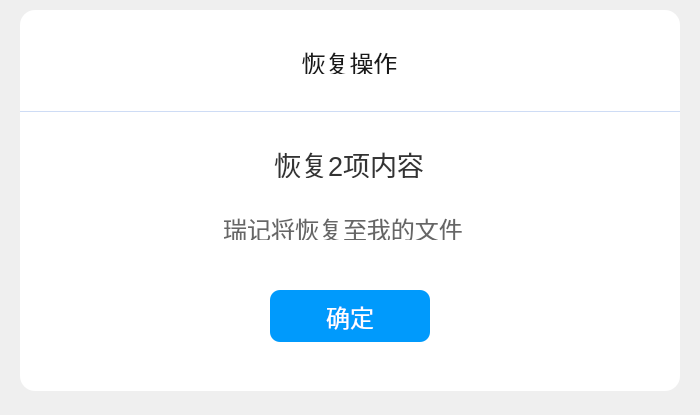
<?xml version="1.0" encoding="UTF-8"?>
<ui version="4.0">
 <class>Recover</class>
 <widget class="QDialog" name="Recover">
  <property name="geometry">
   <rect>
    <x>0</x>
    <y>0</y>
    <width>700</width>
    <height>415</height>
   </rect>
  </property>
  <property name="windowTitle">
   <string>Dialog</string>
  </property>
  <widget class="QWidget" name="widget" native="true">
   <property name="geometry">
    <rect>
     <x>20</x>
     <y>10</y>
     <width>660</width>
     <height>381</height>
    </rect>
   </property>
   <property name="styleSheet">
    <string notr="true">background-color: rgb(255, 255, 255);
border-radius:15px;</string>
   </property>
   <widget class="PictureBox" name="btn_recover" native="true">
    <property name="geometry">
     <rect>
      <x>10</x>
      <y>11</y>
      <width>30</width>
      <height>30</height>
     </rect>
    </property>
    <property name="styleSheet">
     <string notr="true"/>
    </property>
   </widget>
   <widget class="QPushButton" name="recover_confirm">
    <property name="geometry">
     <rect>
      <x>250</x>
      <y>280</y>
      <width>160</width>
      <height>52</height>
     </rect>
    </property>
    <property name="font">
     <font>
      <pointsize>18</pointsize>
     </font>
    </property>
    <property name="styleSheet">
     <string notr="true">background-color: rgba(0, 154, 252, 1);
border-radius:10px;
color:rgba(255, 255, 255, 1)</string>
    </property>
    <property name="text">
     <string>确定</string>
    </property>
   </widget>
   <widget class="Line" name="line">
    <property name="geometry">
     <rect>
      <x>0</x>
      <y>101</y>
      <width>660</width>
      <height>1</height>
     </rect>
    </property>
    <property name="styleSheet">
     <string notr="true">background-color: rgba(206, 220, 245, 1);</string>
    </property>
    <property name="orientation">
     <enum>Qt::Horizontal</enum>
    </property>
   </widget>
   <widget class="QLabel" name="recover_tip">
    <property name="geometry">
     <rect>
      <x>40</x>
      <y>206</y>
      <width>566</width>
      <height>24</height>
     </rect>
    </property>
    <property name="font">
     <font>
      <pointsize>18</pointsize>
     </font>
    </property>
    <property name="styleSheet">
     <string notr="true">color:rgba(102, 102, 102, 1)</string>
    </property>
    <property name="text">
     <string>瑞记将恢复至我的文件</string>
    </property>
    <property name="alignment">
     <set>Qt::AlignCenter</set>
    </property>
   </widget>
   <widget class="QLabel" name="recover_content">
    <property name="geometry">
     <rect>
      <x>246</x>
      <y>140</y>
      <width>166</width>
      <height>28</height>
     </rect>
    </property>
    <property name="font">
     <font>
      <pointsize>20</pointsize>
     </font>
    </property>
    <property name="styleSheet">
     <string notr="true">color:rgba(51, 51, 51, 1)</string>
    </property>
    <property name="text">
     <string>恢复2项内容</string>
    </property>
    <property name="alignment">
     <set>Qt::AlignCenter</set>
    </property>
   </widget>
   <widget class="QLabel" name="recover_title">
    <property name="geometry">
     <rect>
      <x>280</x>
      <y>40</y>
      <width>99</width>
      <height>24</height>
     </rect>
    </property>
    <property name="font">
     <font>
      <pointsize>18</pointsize>
     </font>
    </property>
    <property name="styleSheet">
     <string notr="true">color:rgba(25,25,25,1)</string>
    </property>
    <property name="text">
     <string>恢复操作</string>
    </property>
    <property name="alignment">
     <set>Qt::AlignCenter</set>
    </property>
   </widget>
  </widget>
 </widget>
 <customwidgets>
  <customwidget>
   <class>PictureBox</class>
   <extends>QWidget</extends>
   <header>picturebox.h</header>
   <container>1</container>
  </customwidget>
 </customwidgets>
 <resources/>
 <connections/>
</ui>
